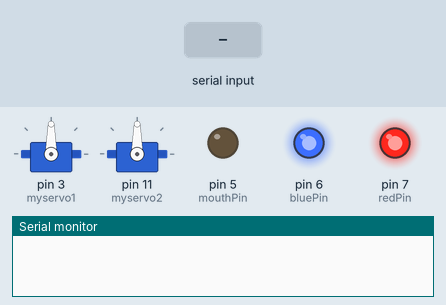
This sketch was run on a simulated Arduino Uno, built with avr-gcc and run on an emulated ATmega328P. Shown: 2 × servo, output pins drawn as LEDs (lit = HIGH), the last lines printed to the serial monitor. The test bench sets the inputs (shaded band).

Above: at 1.2 s.
1.3 s: "90,45,200,10\n" received over Serial
At 1.6 s:
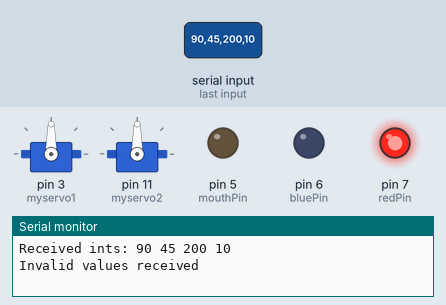
Timing chart, 0 to 4.3 s (numbered marks = the images above; inputs shaded):
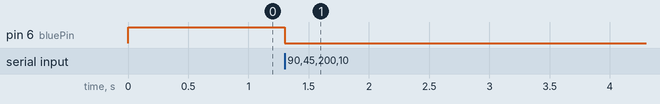

The sketch:

head_control_arduino.ino
```cpp
#include <Servo.h>

Servo myservo1;
Servo myservo2;

int mouthPin=5;
int bluePin=6;
int redPin=7;

int mouthV=0;
int eyeV=1;

int posx=1500;
int posy=1500;

const int bufferSize = 32;
char inputBuffer[bufferSize];
int receivedInts[4];

bool isValidMicroseconds(int pos) {
  return (pos >= 500 && pos <= 2600); // validate that the position is within an acceptable range
}

void setup() {
  myservo1.attach(3);
  myservo2.attach(11);

  pinMode(mouthPin,OUTPUT);
  pinMode(bluePin,OUTPUT);
  pinMode(redPin,OUTPUT);

  digitalWrite(mouthPin,LOW);
  digitalWrite(bluePin,HIGH);
  digitalWrite(redPin,HIGH);

  Serial.begin(115200);
}

void loop() {
     if (Serial.available()) {
        // Read the incoming message until a newline is encountered
        Serial.readBytesUntil('\n', inputBuffer, bufferSize);

        // Parse the integers
        sscanf(inputBuffer, "%d,%d,%d,%d", &receivedInts[0], &receivedInts[1], &receivedInts[2], &receivedInts[3]);

        // For demonstration, let's echo back the received integers
        Serial.print("Received ints: ");
        for (int i = 0; i < 4; i++) {
          Serial.print(receivedInts[i]);
          Serial.print(" ");
        }
        posx=receivedInts[0];
        posy=receivedInts[1];
        mouthV=receivedInts[2];
        eyeV=receivedInts[3];
        Serial.println();

        // Clear the inputBuffer
        memset(inputBuffer, 0, bufferSize);

        // Write mouth open or closed
        if (mouthV==1){
            digitalWrite(mouthPin,HIGH);
        }else{
            digitalWrite(mouthPin,LOW);
        }

        // Write eye color
        if (eyeV==1){
            digitalWrite(redPin,LOW);
            digitalWrite(bluePin,HIGH);
        }
        if (eyeV>=2){
            digitalWrite(redPin,HIGH);
            digitalWrite(bluePin,LOW);
        }
        if (eyeV==0){
            digitalWrite(redPin,HIGH);
            digitalWrite(bluePin,HIGH);
        }

        // Write to the servo
        if (isValidMicroseconds(posx) && isValidMicroseconds(posy)) {
            myservo1.writeMicroseconds(posx);
            myservo2.writeMicroseconds(posy);
        } else {
            Serial.println("Invalid values received");
        }
    }
}
```

Measured:
- after the input at 1.3 s, pin 6 (bluePin): HIGH → LOW at once
